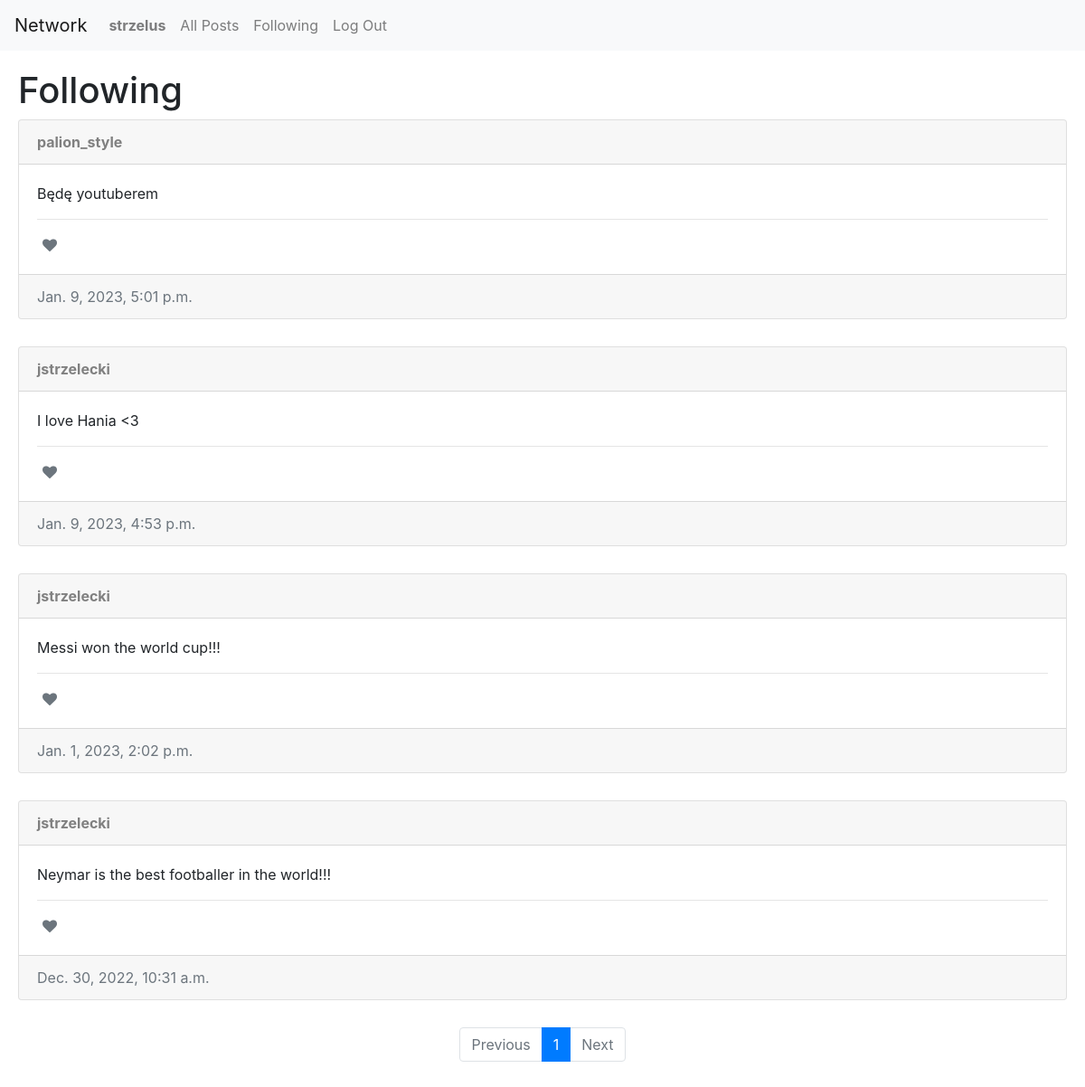
The page /following (signed in) on the database its author committed.
### network/models.py (models this page shows, shortened)
class User(AbstractUser):
    pass

class Post(models.Model):
    user = models.ForeignKey(User, on_delete=models.CASCADE, related_name="author")
    text = models.TextField(null=True)
    date = models.DateTimeField(auto_now_add=True)
    likes = models.DecimalField(default=0, max_digits=5, decimal_places=0)

### network/views.py (the view)
# urls.py: path("following", views.following, name="following"),
@login_required
def following(request):
    following = list(Follow.objects.filter(follower=request.user).values_list('following', flat=True))
    posts = Post.objects.filter(user__in=following).order_by("-date")
    likes = Like.objects.all()
    whoYouLiked = []
    try:
        for like in likes:
            if like.user == request.user:
                whoYouLiked.append(like.post.id)
    except:
        whoYouLiked = []
    paginator = Paginator(posts, 10)
    page_number = request.GET.get('page')
    page_obj = paginator.get_page(page_number)
    return render(request, "network/following.html", {
        "page_obj": page_obj,
        "whoYouLiked": whoYouLiked
    })

### network/templates/network/following.html
{% extends "network/layout.html" %} {% block body %}
<h1>Following</h1>
<div class="vstack gap-3">
	{% if page_obj %} {% for post in page_obj %}
	<div class="card">
		<div class="card-header">
			<a id="username" class="user-link" href="{% url 'profile' post.user.id %}"
				><strong>{{ post.user }}</strong></a
			>
		</div>
		<div class="card-body">
			<p class="card-title">{{ post.text }}</p>
		<hr />
		{% if user == post.user %}
		<button
			class="btn btn-secondary"
			type="button"
			data-toggle="modal"
			data-target="#modal_edit_post_{{ post.id }}"
		>
			Edit
		</button>
		<div
			class="modal fade"
			id="modal_edit_post_{{ post.id }}"
			tabindex="-1"
			role="dialog"
			aria-hidden="true"
			aria-labelledby="modal_edit_post_{{ post.id }}_label"
		>
			<div class="modal-dialog" role="document">
				<div class="modal-content">
					<div class="modal-header">
						<h5 class="modal-title">Edit Post</h5>
						<button
							type="button"
							class="close"
							data-dismiss="modal"
							aria-label="Close"
						>
							<span aria-hidden="true">&times;</span>
						</button>
					</div>
					<div class="modal-body">
						<textarea
							class="form-control"
							name="content"
							id="textarea_{{ post.id }}"
							rows="5"
						>
{{ post.text }}</textarea
						>
					</div>
					<div class="modal-footer">
						<button
							type="button"
							class="btn btn-secondary"
							data-dismiss="modal"
						>
							Close
						</button>
						<button
							type="button"
							class="btn btn-primary"
							onclick="submitHandler({{ post.id }})"
						>
							Save changes
						</button>
					</div>
				</div>
			</div>
		</div>
		{% else %} {% if user.is_authenticated %}
		<div class="card-text">
			{% if post.id in whoYouLiked %}
			<button
				id="like_btn_{{ post.id }}"
				class="red like fa fa-heart"
				onclick="likeHandler({{ post.id }}, {{ whoYouLiked }})"
			></button>
			{% else %}
			<button
				id="like_btn_{{ post.id }}"
				class="text-muted like fa fa-heart"
				onclick="likeHandler({{ post.id }}, {{ whoYouLiked }})"
			></button>
			{% endif %}
		</div>
		{% endif %} {% endif %}
        </div>
		<div class="card-footer text-muted">{{ post.date }}</div>
    </div>
	{% empty %}
	<h1>No users are followed</h1>
	{% endfor %} {% endif %}
<nav>
	<ul class="pagination justify-content-center">
		{% if page_obj.has_previous %}
		<li class="page-item">
			<a class="page-link" href="?page={{ page_obj.previous_page_number }}"
				>Previous</a
			>
		</li>
		{% else %}
		<li class="page-item disabled">
			<a class="page-link" aria-label="disabled" href="#">Previous</a>
		</li>
		{% endif %}
		<li class="page-item active" aria-current="page">
			<span class="page-link" href="#">{{ page_obj.number }}</span>
		</li>
		{% if page_obj.has_next %}
		<li class="page-item">
			<a class="page-link" href="?page={{ page_obj.next_page_number }}">Next</a>
		</li>
		{% else %}
		<li class="page-item disabled">
			<a class="page-link" aria-label="disabled" href="#">Next</a>
		</li>
		{% endif %}
	</ul>
</nav>
{% endblock %}

### network/templates/network/layout.html (shortened to what this page needs)
{% load static %}
<!DOCTYPE html>
<html lang="en">
	<head>
		<link
			rel="stylesheet"
			href="https://stackpath.bootstrapcdn.com/bootstrap/4.4.1/css/bootstrap.min.css"
		/>
		<link
			rel="stylesheet"
			href="https://cdnjs.cloudflare.com/ajax/libs/font-awesome/4.7.0/css/font-awesome.min.css"
		/>
		<link href="{% static 'network/styles.css' %}" rel="stylesheet" />
	<body>
		<nav class="navbar navbar-expand-lg navbar-light bg-light">
			<a class="navbar-brand" href="{% url 'index' %}">Network</a>
			<div>
				<ul class="navbar-nav mr-auto">
					{% if user.is_authenticated %}
					<li class="nav-item">
						<a id="username" class="nav-link" href="{% url 'profile' user.id %}"
							><strong>{{ user.username }}</strong></a
						>
					</li>
					{% endif %}
					<li class="nav-item">
						<a class="nav-link" href="{% url 'index' %}">All Posts</a>
					</li>
					{% if user.is_authenticated %}
					<li class="nav-item">
						<a class="nav-link" href="{% url 'following' %}">Following</a>
					</li>
					<li class="nav-item">
						<a class="nav-link" href="{% url 'logout' %}">Log Out</a>
					</li>
					{% endif %}
				</ul>
			</div>
		</nav>
		<div class="body">{% block body %} {% endblock %}</div>
	</body>
</html>

### network/static/network/styles.css (style rules this page uses)
.body { padding: 20px; }
.card { margin-bottom: 30px; }
.user-link { color: gray; }
.like { margin-right: 0.5em; background: none; border: white; border-radius: 0.5em; }

### rows shown on the page
User: username "strzelus"
Post: user "palion_style", text "Będę youtuberem", date "Jan. 9, 2023, 5:01 p.m."
Post: user "jstrzelecki", text "I love Hania <3", date "Jan. 9, 2023, 4:53 p.m."
Post: user "jstrzelecki", text "Messi won the world cup!!!", date "Jan. 1, 2023, 2:02 p.m."
Post: user "jstrzelecki", text "Neymar is the best footballer in the world!!!", date "Dec. 30, 2022, 10:31 a.m."

### other values the page prints
{{ page_obj.number }} "1"
